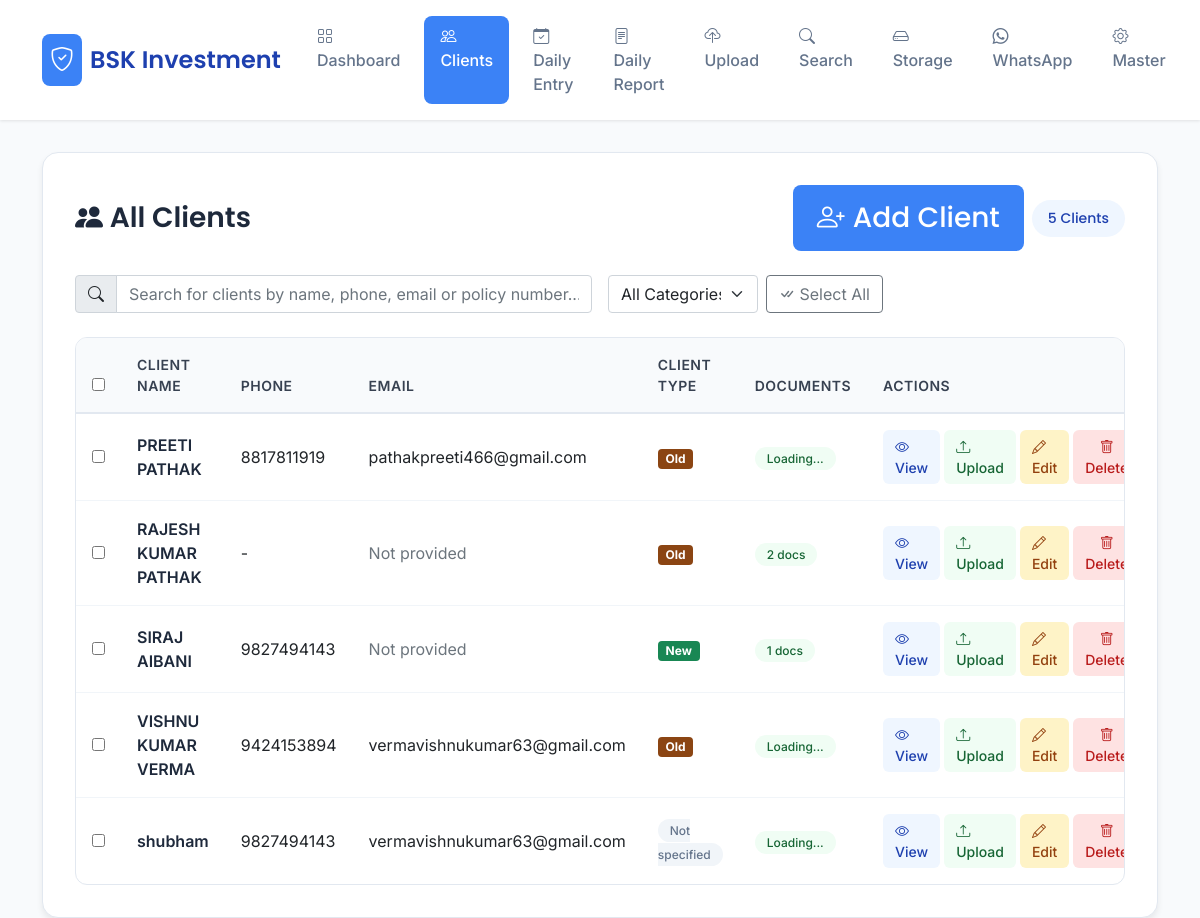
Page /client_list on the committed database.
### tables this page shows
CREATE TABLE clients (
            id INTEGER PRIMARY KEY AUTOINCREMENT,
            name TEXT NOT NULL,
            phone TEXT,
            email TEXT,
            folder_name TEXT,
            client_type TEXT,
            policy_number TEXT,
            pan_card TEXT,
            address TEXT,
            created_at TIMESTAMP DEFAULT CURRENT_TIMESTAMP
        , policy_expiry_date TEXT, premium_amount TEXT, policy_type TEXT);

### app.py (the view)
@app.route('/client_list')
def client_list():
    conn = get_db_connection()
    clients = conn.execute('SELECT * FROM clients ORDER BY name').fetchall()
    conn.close()
    return render_template('client_list.html', clients=clients)

### app.py (called while the page is built)
def get_db_connection():
    try:
        conn = sqlite3.connect('documents.db', timeout=60)
        conn.row_factory = sqlite3.Row
        conn.execute('PRAGMA journal_mode=WAL')
        conn.execute('PRAGMA busy_timeout=60000')
        conn.execute('PRAGMA synchronous=NORMAL')
        return conn
    except sqlite3.Error as e:
        logger.error(f"Database connection error: {e}")
        return None

### templates/client_list.html (shortened to what this page needs)
<!DOCTYPE html>
<html lang="hi">
<head>
    <link href="https://cdn.jsdelivr.net/npm/bootstrap@5.1.3/dist/css/bootstrap.min.css" rel="stylesheet">
    <link rel="stylesheet" href="https://cdn.jsdelivr.net/npm/bootstrap-icons@1.7.2/font/bootstrap-icons.css">
</head>
{% set active_page = 'clients' %}
{% include '_navbar.html' %}
<div class="container">
        <div class="page-container">
            <div class="page-title">
                <span><i class="bi bi-people-fill"></i> All Clients</span>
                <div class="d-flex gap-2 align-items-center">
                    <a href="/add_client" class="btn-primary-custom">
                        <i class="bi bi-person-plus"></i> Add Client
                    </a>
                    <span class="client-count">{{ clients|length }} Clients</span>
                </div>
            </div>
            <div class="row mb-4 g-3">
                <div class="col-md-6">
                    <div class="input-group">
                        <span class="input-group-text"><i class="bi bi-search"></i></span>
                        <input type="text" id="clientSearch" class="form-control" placeholder="Search for clients by name, phone, email or policy number...">
                    </div>
                </div>
                <div class="col-md-6">
                    <div class="d-flex gap-2">
                        <select id="categoryFilter" class="form-select" style="max-width: 150px;">
                            <option value="">All Categories</option>
                        </select>
                        <button type="button" id="selectAllBtn" class="btn btn-outline-secondary">
                            <i class="bi bi-check-all"></i> Select All
                        </button>
                    </div>
                </div>
            </div>
            {% if clients %}
                <div class="table-container">
                    <table class="table">
                        <thead>
                            <tr>
                                <th style="width: 40px;"><input type="checkbox" id="selectAllCheckbox"></th>
                                <th>Client Name</th>
                                <th>Phone</th>
                                <th>Email</th>
                                <th>Client Type</th>
                                <th>Documents</th>
                                <th>Actions</th>
                            </tr>
                        </thead>
                        <tbody>
                            {% for client in clients %}
                            <tr data-client-id="{{ client['id'] }}" data-category="{{ client['client_type']|lower if client['client_type'] else '' }}">
                                <td><input type="checkbox" class="client-checkbox" value="{{ client['id'] }}"></td>
                                <td>
                                    <div class="client-name">{{ client['name'] }}</div>
                                </td>
                                <td>{{ client['phone'] or '-' }}</td>
                                <td>
                                    {% if client['email'] %}
                                        <div>{{ client['email'] }}</div>
                                    {% else %}
                                        <span class="text-muted">Not provided</span>
                                    {% endif %}
                                </td>
                                <td>
                                    {% if client['client_type'] %}
                                        {% if client['client_type'].lower() == 'hot' %}
                                            <span class="badge" style="background-color: #dc3545; color: white;">Hot</span>
                                        {% elif client['client_type'].lower() == 'new' %}
                                            <span class="badge" style="background-color: #198754; color: white;">New</span>
                                        {% elif client['client_type'].lower() == 'old' %}
                                            <span class="badge" style="background-color: #8b4513; color: white;">Old</span>
                                        {% else %}
                                            <span class="badge-primary-custom">{{ client['client_type'] }}</span>
                                        {% endif %}
                                    {% else %}
                                        <span class="badge-secondary-custom">Not specified</span>
                                    {% endif %}
                                </td>
                                <td>
                                    <span class="badge-success-custom doc-count">Loading...</span>
                                </td>
                                <td>
                                    <div class="d-flex gap-1">
                                        <a href="{{ url_for('client_details', client_id=client['id']) }}" class="action-btn btn-view">
                                            <i class="bi bi-eye"></i> View
                                        </a>
                                        <a href="{{ url_for('upload_document', client_id=client['id']) }}" class="action-btn btn-upload">
                                            <i class="bi bi-upload"></i> Upload
                                        </a>
                                        <a href="{{ url_for('edit_client', client_id=client['id']) }}" class="action-btn btn-edit">
                                            <i class="bi bi-pencil"></i> Edit
                                        </a>
                                        <button class="action-btn btn-delete" onclick="deleteClient('{{ client['id'] }}', '{{ client['name'] }}')">
                                            <i class="bi bi-trash"></i> Delete
                                        </button>
                                    </div>
                                </td>
                            </tr>
                            {% endfor %}
                        </tbody>
                    </table>
                </div>
            {% endif %}
        </div>
    </div>
</body>
</html>

### templates/client_list.html (style rules this page uses)
* { margin: 0; padding: 0; box-sizing: border-box; }
.page-container { background: white; border-radius: 16px; padding: 2rem; box-shadow: 0 4px 6px rgba(0,0,0,0.07); border: 1px solid #e2e8f0; margin-top: 2rem; }
.page-title { font-family: 'Poppins', sans-serif; font-size: 1.75rem; font-weight: 600; color: #1e293b; margin-bottom: 1.5rem; display: flex; align-items: center; justify-content: space-between; }
.client-count { background: #eff6ff; color: #1e40af; padding: 0.5rem 1rem; border-radius: 20px; font-size: 0.875rem; font-weight: 500; }
.table-container { background: white; border-radius: 12px; overflow: hidden; border: 1px solid #e2e8f0; }
.table { margin: 0; }
.table thead th { background: #f8fafc; border-bottom: 2px solid #e2e8f0; color: #374151; font-weight: 600; padding: 1rem; font-size: 0.875rem; text-transform: uppercase; letter-spacing: 0.5px; }
.table tbody td { padding: 1rem; vertical-align: middle; border-bottom: 1px solid #f1f5f9; }
.table tbody tr:last-child td { border-bottom: none; }
.client-name { font-weight: 600; color: #1e293b; }
.action-btn { padding: 0.375rem 0.75rem; border-radius: 6px; font-size: 0.875rem; font-weight: 500; text-decoration: none; transition: all 0.3s ease; border: none; cursor: pointer; }
.btn-view { background: #eff6ff; color: #1e40af; }
.btn-upload { background: #f0fdf4; color: #166534; }
.btn-edit { background: #fef3c7; color: #92400e; }
.btn-delete { background: #fee2e2; color: #b91c1c; }
.badge-success-custom { background: #f0fdf4; color: #166534; padding: 0.25rem 0.75rem; border-radius: 12px; font-size: 0.75rem; font-weight: 500; }
.badge-secondary-custom { background: #f1f5f9; color: #64748b; padding: 0.25rem 0.75rem; border-radius: 12px; font-size: 0.75rem; font-weight: 500; }
.btn-primary-custom { background: #3b82f6; border: none; color: white; padding: 0.75rem 1.5rem; border-radius: 8px; font-weight: 500; transition: all 0.3s ease; text-decoration: none; display: inline-flex; align-items: center; gap: 0.5rem; }

### rows in the picture
clients: name "PREETI PATHAK", phone "8817811919", email "pathakpreeti466@gmail.com", client_type "Old"
clients: name "RAJESH KUMAR PATHAK", phone "-", email "Not provided", client_type "Old"
clients: name "SIRAJ AIBANI", phone "9827494143", email "Not provided", client_type "New"
clients: name "VISHNU KUMAR VERMA", phone "9424153894", email "vermavishnukumar63@gmail.com", client_type "Old"
clients: name "shubham", phone "9827494143", email "vermavishnukumar63@gmail.com", client_type "Not specified"

### other values in the picture
{{ clients|length }} "5"
